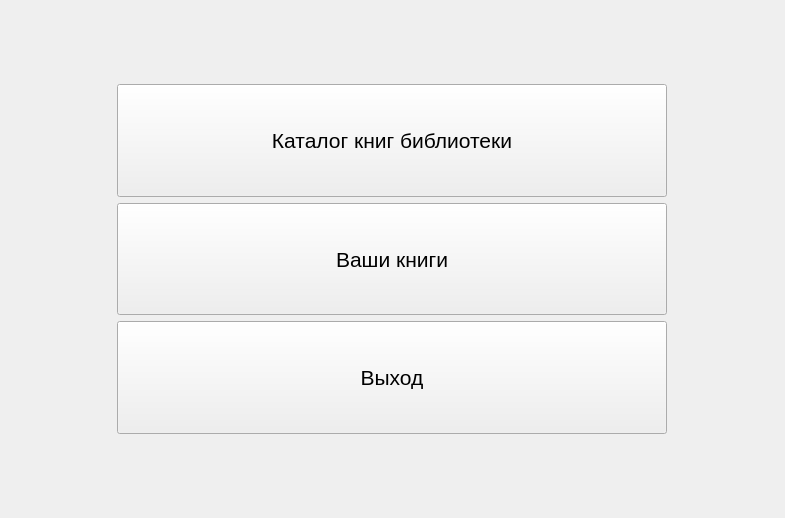
<?xml version="1.0" encoding="UTF-8"?>
<ui version="4.0">
 <class>MenuForm</class>
 <widget class="QMainWindow" name="MenuForm">
  <property name="geometry">
   <rect>
    <x>0</x>
    <y>0</y>
    <width>785</width>
    <height>518</height>
   </rect>
  </property>
  <property name="windowTitle">
   <string>Меню</string>
  </property>
  <widget class="QWidget" name="centralwidget">
   <layout class="QGridLayout" name="centralwidgetLayout">
    <item row="1" column="2">
     <widget class="QWidget" name="mainWidget" native="true">
      <property name="sizePolicy">
       <sizepolicy hsizetype="Expanding" vsizetype="Expanding">
        <horstretch>0</horstretch>
        <verstretch>0</verstretch>
       </sizepolicy>
      </property>
      <property name="minimumSize">
       <size>
        <width>500</width>
        <height>500</height>
       </size>
      </property>
      <property name="maximumSize">
       <size>
        <width>700</width>
        <height>700</height>
       </size>
      </property>
      <layout class="QVBoxLayout" name="mainWidgetLayout">
       <property name="leftMargin">
        <number>75</number>
       </property>
       <property name="topMargin">
        <number>75</number>
       </property>
       <property name="rightMargin">
        <number>75</number>
       </property>
       <property name="bottomMargin">
        <number>75</number>
       </property>
       <item>
        <widget class="QPushButton" name="libraryBtn">
         <property name="sizePolicy">
          <sizepolicy hsizetype="Preferred" vsizetype="Preferred">
           <horstretch>0</horstretch>
           <verstretch>0</verstretch>
          </sizepolicy>
         </property>
         <property name="font">
          <font>
           <pointsize>16</pointsize>
          </font>
         </property>
         <property name="cursor">
          <cursorShape>PointingHandCursor</cursorShape>
         </property>
         <property name="text">
          <string>Каталог книг библиотеки</string>
         </property>
        </widget>
       </item>
       <item>
        <widget class="QPushButton" name="userBooksBtn">
         <property name="sizePolicy">
          <sizepolicy hsizetype="Minimum" vsizetype="Preferred">
           <horstretch>0</horstretch>
           <verstretch>0</verstretch>
          </sizepolicy>
         </property>
         <property name="font">
          <font>
           <pointsize>16</pointsize>
          </font>
         </property>
         <property name="cursor">
          <cursorShape>PointingHandCursor</cursorShape>
         </property>
         <property name="text">
          <string>Ваши книги</string>
         </property>
        </widget>
       </item>
       <item>
        <widget class="QPushButton" name="logOutBtn">
         <property name="sizePolicy">
          <sizepolicy hsizetype="Preferred" vsizetype="Preferred">
           <horstretch>0</horstretch>
           <verstretch>0</verstretch>
          </sizepolicy>
         </property>
         <property name="font">
          <font>
           <pointsize>16</pointsize>
          </font>
         </property>
         <property name="cursor">
          <cursorShape>PointingHandCursor</cursorShape>
         </property>
         <property name="text">
          <string>Выход</string>
         </property>
        </widget>
       </item>
      </layout>
     </widget>
    </item>
   </layout>
  </widget>
 </widget>
 <resources/>
 <connections/>
</ui>
